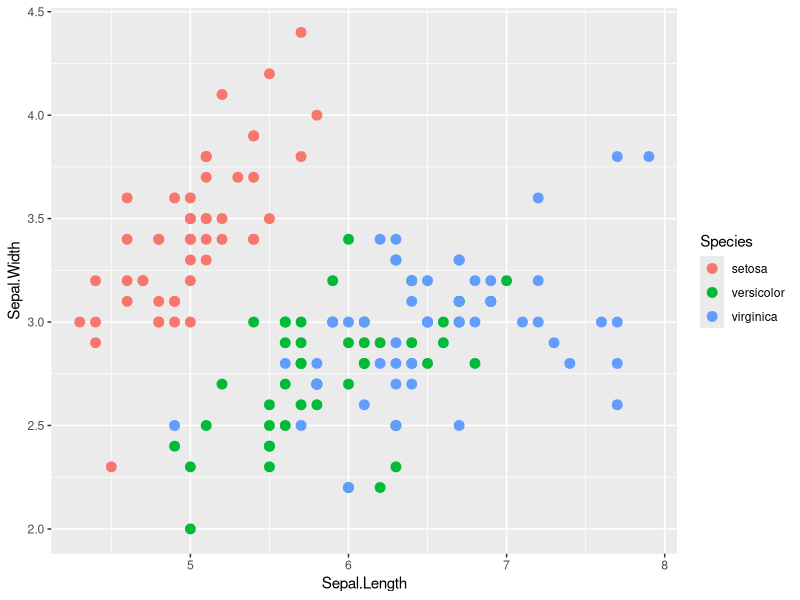
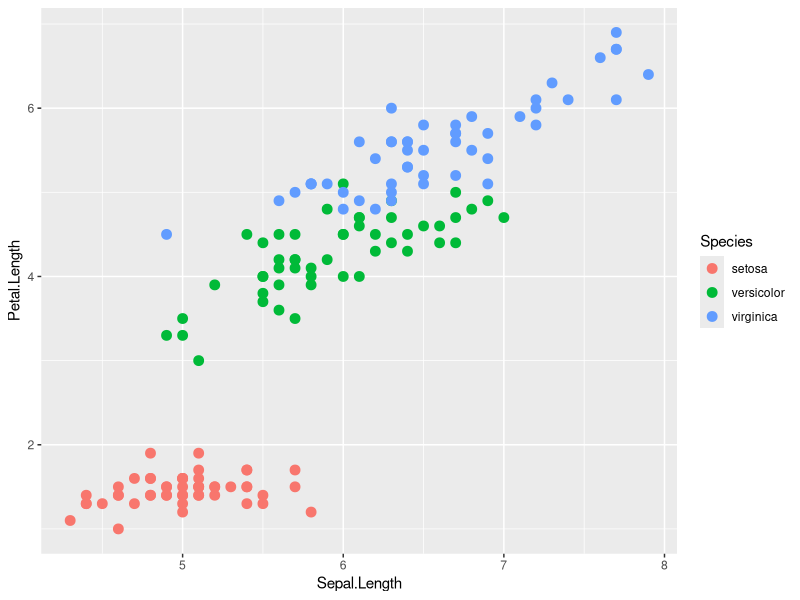
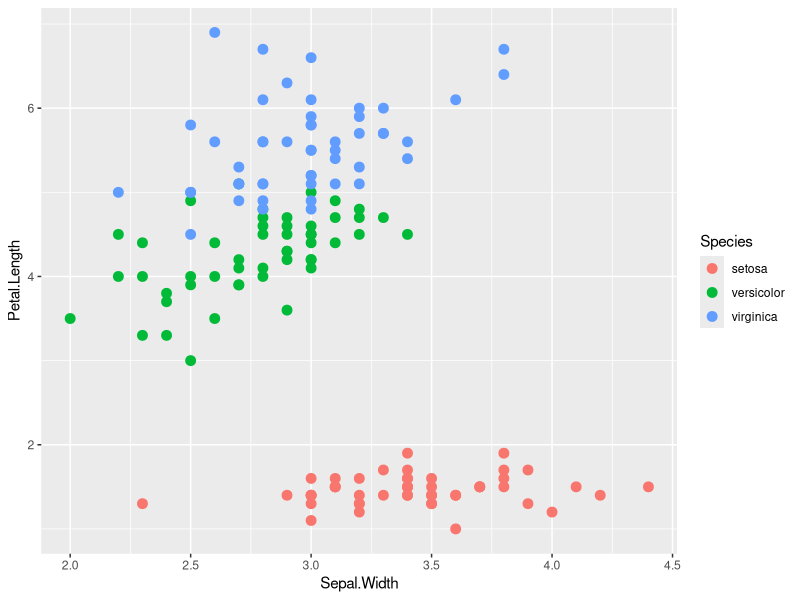
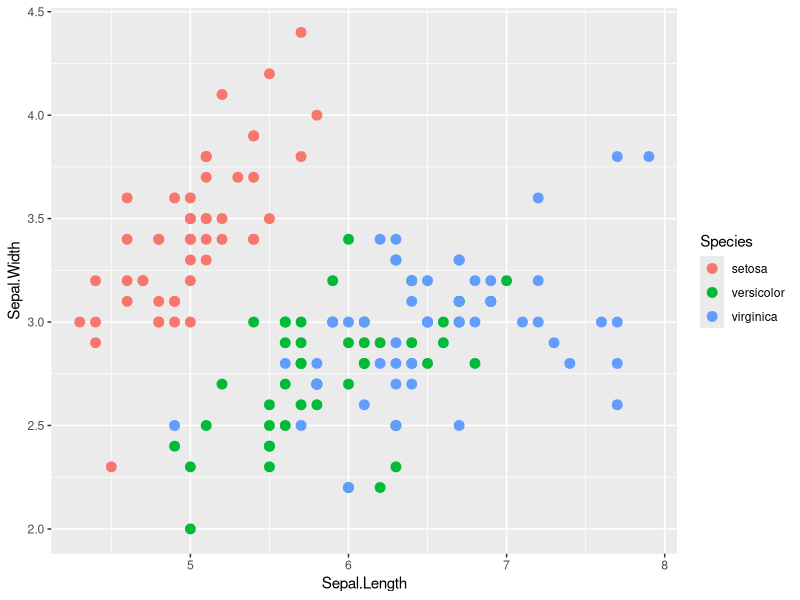
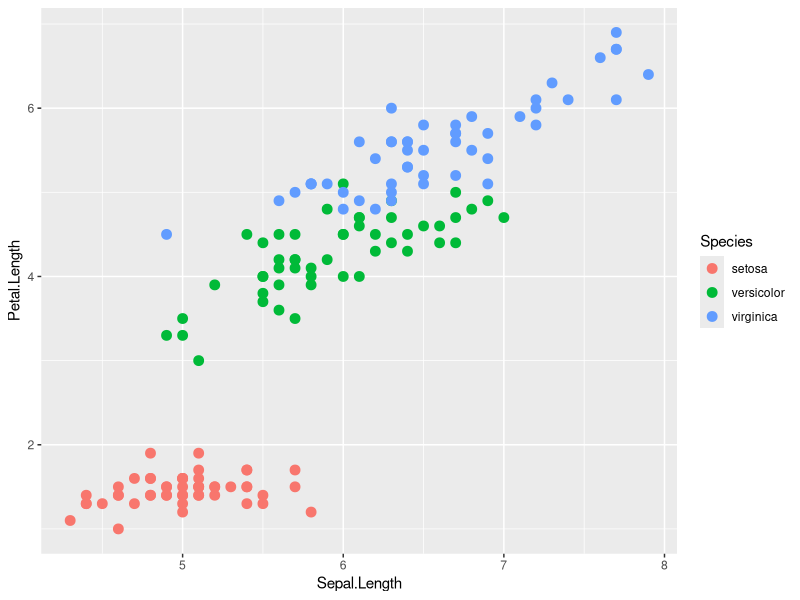
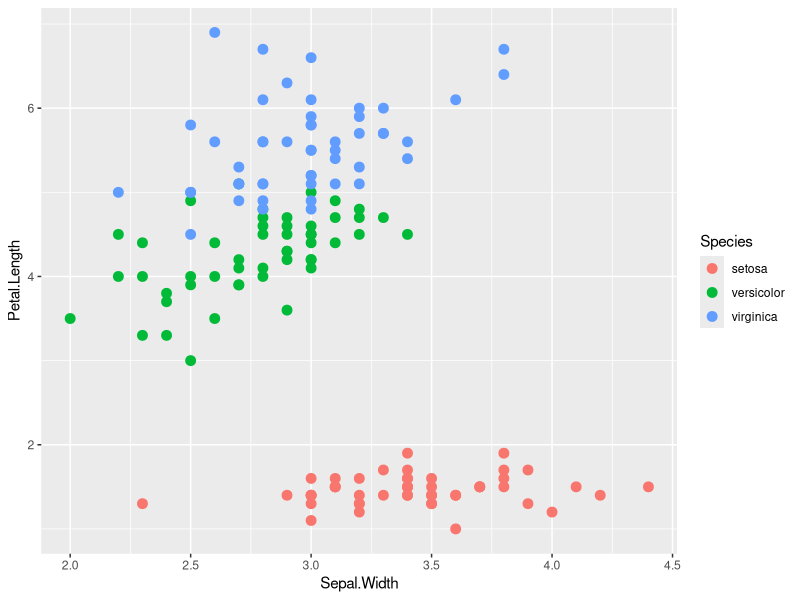

Generate these figures, in order, with R:
##### Header #####
## Original author: https://stackoverflow.com/users/645206/bdemarest
## Code page: https://stackoverflow.com/questions/26034177/save-multiple-ggplots-using-a-for-loop
## Forked by: Robert P. McGuinn
## Forked on: 20200302

##### Plot separate ggplot figures in a loop. #####
library(ggplot2)

##### Make list of variable names to loop over.#####
var_list = combn(names(iris)[1:3], 2, simplify=FALSE)

##### create an empty list #####
plot_list = list()

##### run the loop and store outputs in list at different list positions #####
for (i in 1:3) {
  p <-  ggplot(iris, aes_string(x=var_list[[i]][1], y=var_list[[i]][2])) +
    geom_point(size=3, aes(colour=Species))
  plot_list[[i]] <-  p
}

##### output: Makes a separate file for each plot(*.png). #####
for (i in 1:3) {
  file_name = paste("iris_plot_", i, ".png", sep="")
  png(file_name)
  print(plot_list[[i]])
  dev.off()
}

# Another option: create pdf where each page is a separate plot.
pdf("plots.pdf")
for (i in 1:3) {
  print(plot_list[[i]])
}
dev.off()
